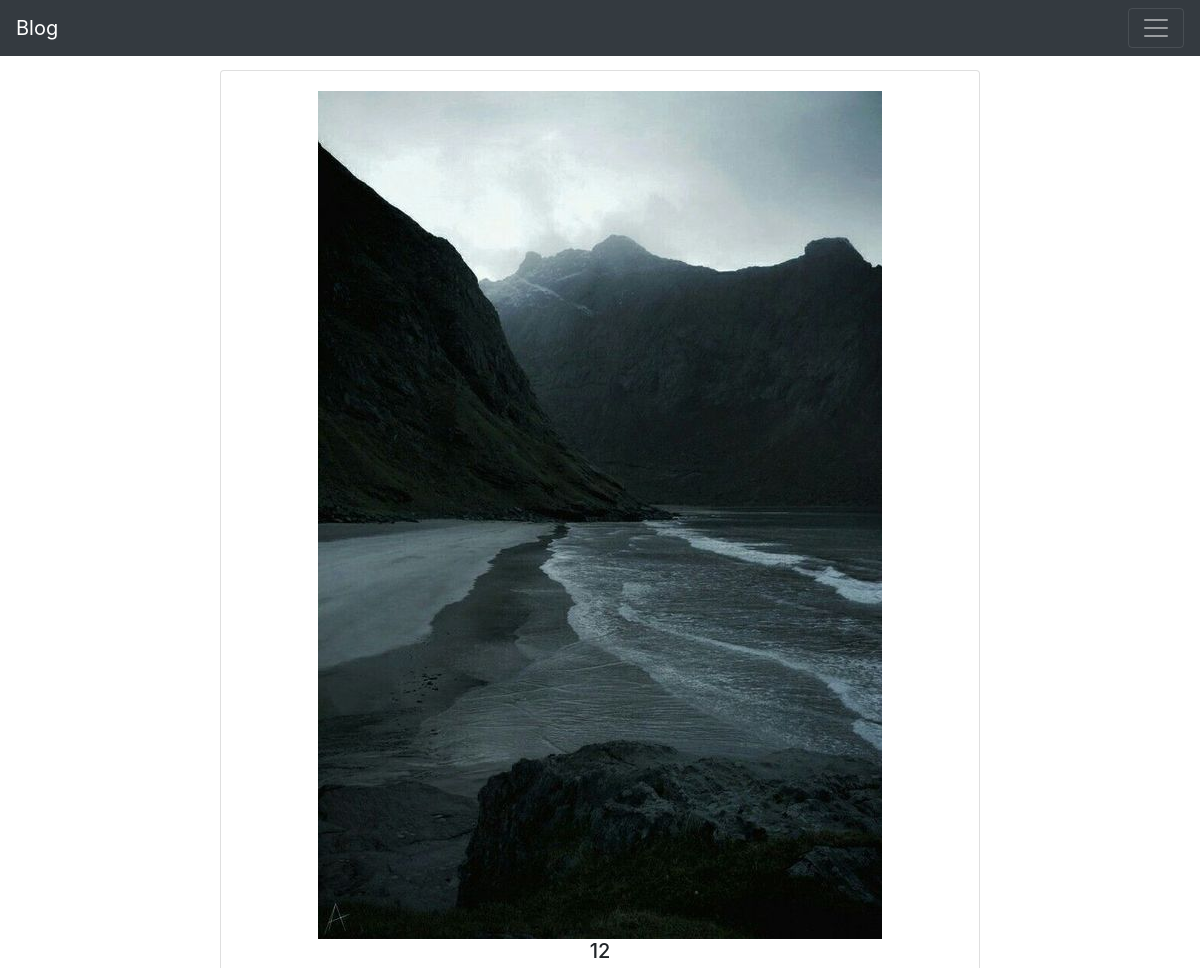
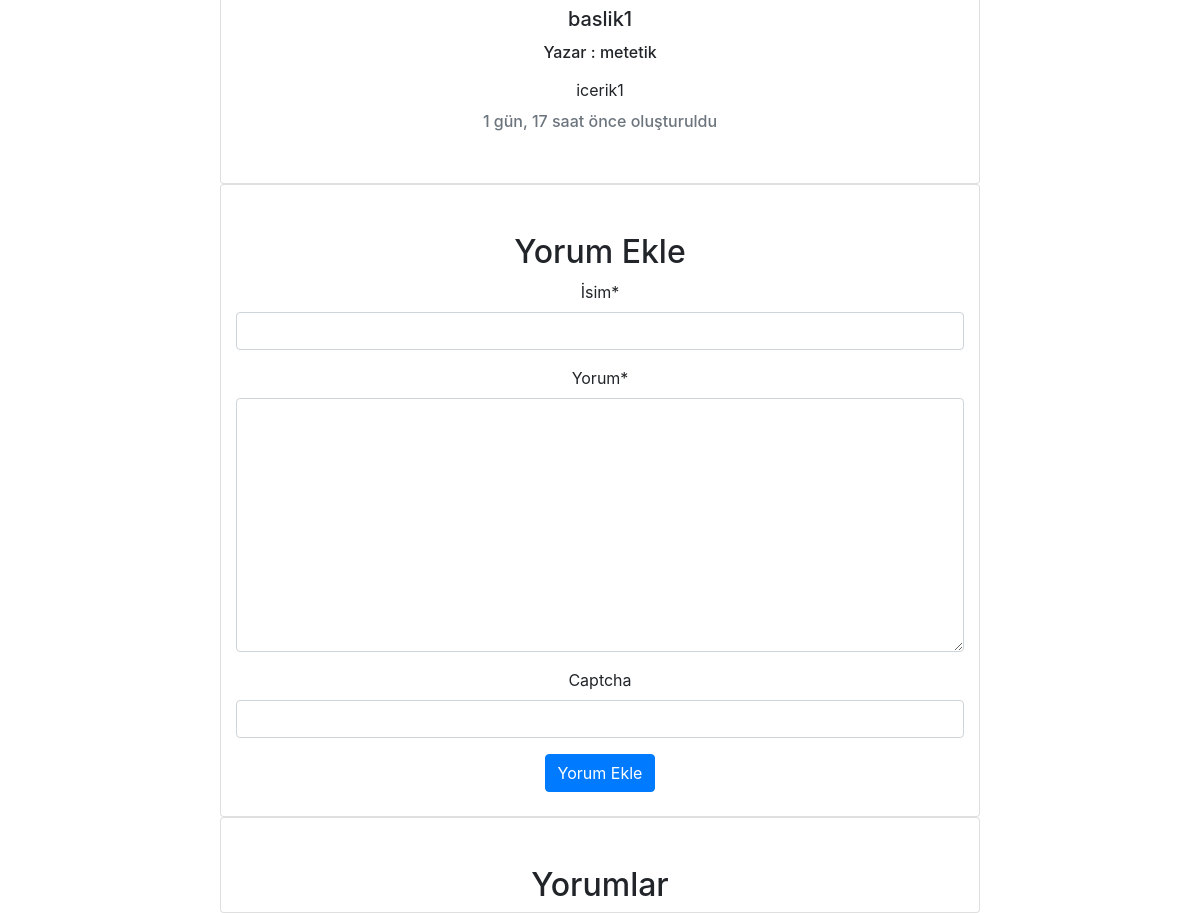
Screenshot of /post/12/ with the database file from the repository (2 pictures, top to bottom).
### post/models.py (models this page shows, shortened)
class Post(models.Model):
    user = models.ForeignKey('auth.User',verbose_name="Yazar",related_name="posts",on_delete=models.CASCADE)
    title = models.CharField(max_length=120,verbose_name='Başlık')
    content = RichTextField(verbose_name='İçerik')
    publishing_date = models.DateTimeField(verbose_name='Oluşturulma Tarihi', auto_now_add=True)
    image = models.ImageField(null=True, blank=True)
    class Meta:
        ordering =['-publishing_date']

### post/views.py (the view)
# urls.py: re_path(r'^(?P<id>\d+)/$', post_detail, name="detail"),
def post_detail(request,id):
    post = get_object_or_404(Post,id = id)
    form = CommentForm(request.POST or None)
    if form.is_valid():
        comment = form.save(commit=False)
        comment.post = post
        comment.save()
        return HttpResponseRedirect(post.get_absolute_url())
    context = {
        'post' : post,
        'form' : form
    }
    return render(request,"post/detail.html",context)

### post/forms.py
class CommentForm(forms.ModelForm):
    captcha = ReCaptchaField()
    class Meta:
        model = Comment
        fields = [
            'name',
            'content',
        ]

### templates/post/detail.html (shortened to what this page needs)
{% extends 'base.html' %}
{% block body %}
    <div class="container">
        <div class="row justify-content-md-center">
            <div class="card col-md-8 text-center">
                <div class="card-body">
                    {% if post.image %}
                        <img src="{{ post.image.url }}" class="img-responsive">
                    {% endif %}
                    <h5 class="card-title">{{post.id}}</h5>
                    <h5 class="card-title">{{post.title}}</h5>
                    <h6 class="card-title">Yazar : {{post.user}}</h6>
                    <p class="card-text">{{post.content|safe|linebreaks}}</p>
                    <h6 class="card-subtitle mb-2 text-muted">{{post.publishing_date | timesince}} önce oluşturuldu</h6>
                </div>
            </div>
            <div class="card col-md-8 text-center">
                <br><br>
                <h2>Yorum Ekle</h2>
                {% include 'includes/comment.html' %}
                <br>
            </div>
            <div class="card col-md-8 text-center">
                <br><br>
                <h2>Yorumlar</h2>
            </div>
        </div>
    </div>
</body>
{% endblock body %}

### static/css/style.css (style rules this page uses)
body { padding-top: 70px; }

### rows the page displays
Post: image (picture), id "12", title "baslik1", user "metetik", content "icerik1", publishing_date "1 gün, 17 saat"
